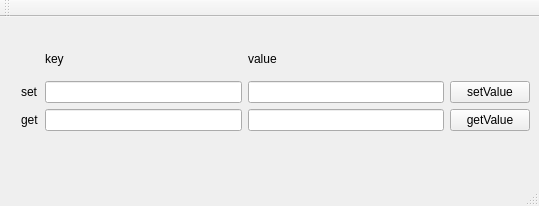
<?xml version="1.0" encoding="UTF-8"?>
<ui version="4.0">
 <class>MainWindow</class>
 <widget class="QMainWindow" name="MainWindow">
  <property name="geometry">
   <rect>
    <x>0</x>
    <y>0</y>
    <width>539</width>
    <height>206</height>
   </rect>
  </property>
  <property name="windowTitle">
   <string>MainWindow</string>
  </property>
  <widget class="QWidget" name="centralWidget">
   <widget class="QWidget" name="gridLayoutWidget">
    <property name="geometry">
     <rect>
      <x>10</x>
      <y>14</y>
      <width>531</width>
      <height>111</height>
     </rect>
    </property>
    <layout class="QGridLayout" name="gridLayout">
     <item row="1" column="2">
      <widget class="QLineEdit" name="le_setVal"/>
     </item>
     <item row="2" column="2">
      <widget class="QLineEdit" name="le_getVal"/>
     </item>
     <item row="1" column="1">
      <widget class="QLineEdit" name="le_setKey"/>
     </item>
     <item row="1" column="3">
      <widget class="QPushButton" name="pb_setVal">
       <property name="text">
        <string>setValue</string>
       </property>
      </widget>
     </item>
     <item row="2" column="3">
      <widget class="QPushButton" name="pb_getVal">
       <property name="text">
        <string>getValue</string>
       </property>
      </widget>
     </item>
     <item row="0" column="1">
      <widget class="QLabel" name="label">
       <property name="text">
        <string>key</string>
       </property>
      </widget>
     </item>
     <item row="0" column="2">
      <widget class="QLabel" name="label_2">
       <property name="text">
        <string>value</string>
       </property>
      </widget>
     </item>
     <item row="2" column="1">
      <widget class="QLineEdit" name="le_getKey"/>
     </item>
     <item row="1" column="0">
      <widget class="QLabel" name="label_3">
       <property name="text">
        <string>set</string>
       </property>
      </widget>
     </item>
     <item row="2" column="0">
      <widget class="QLabel" name="label_4">
       <property name="text">
        <string>get</string>
       </property>
      </widget>
     </item>
    </layout>
   </widget>
  </widget>
  <widget class="QMenuBar" name="menuBar">
   <property name="geometry">
    <rect>
     <x>0</x>
     <y>0</y>
     <width>539</width>
     <height>27</height>
    </rect>
   </property>
  </widget>
  <widget class="QToolBar" name="mainToolBar">
   <attribute name="toolBarArea">
    <enum>TopToolBarArea</enum>
   </attribute>
   <attribute name="toolBarBreak">
    <bool>false</bool>
   </attribute>
  </widget>
  <widget class="QStatusBar" name="statusBar"/>
 </widget>
 <layoutdefault spacing="6" margin="11"/>
 <resources/>
 <connections/>
</ui>
